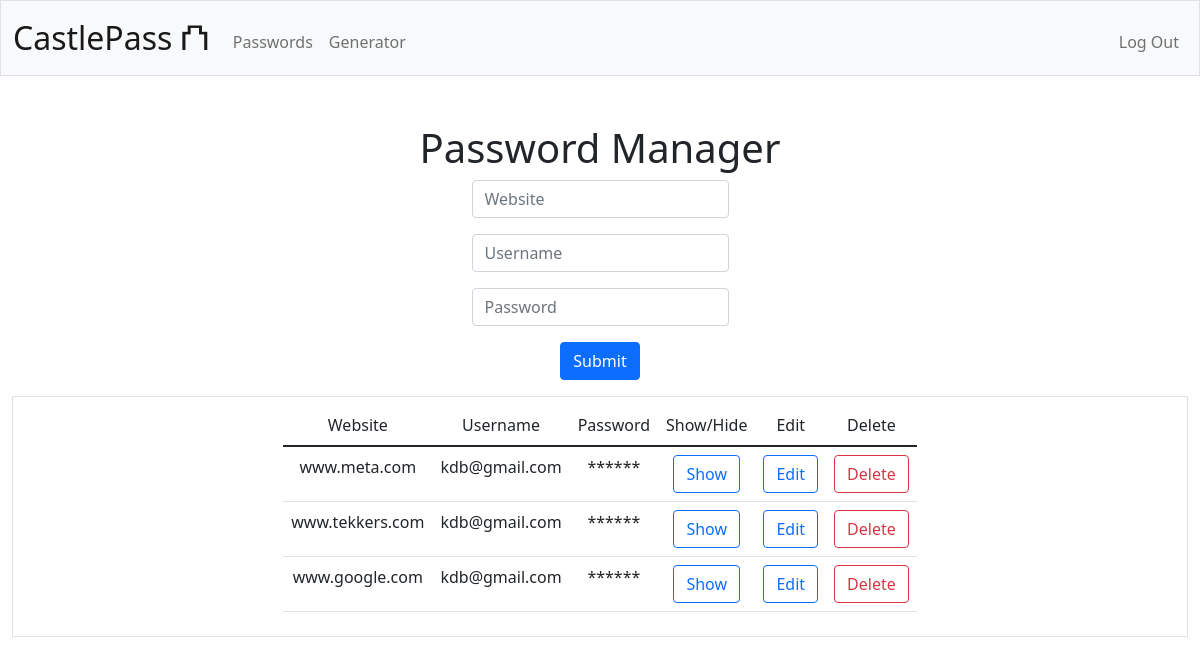
/pass_manager (signed in), run on an earlier commit of the app's database.
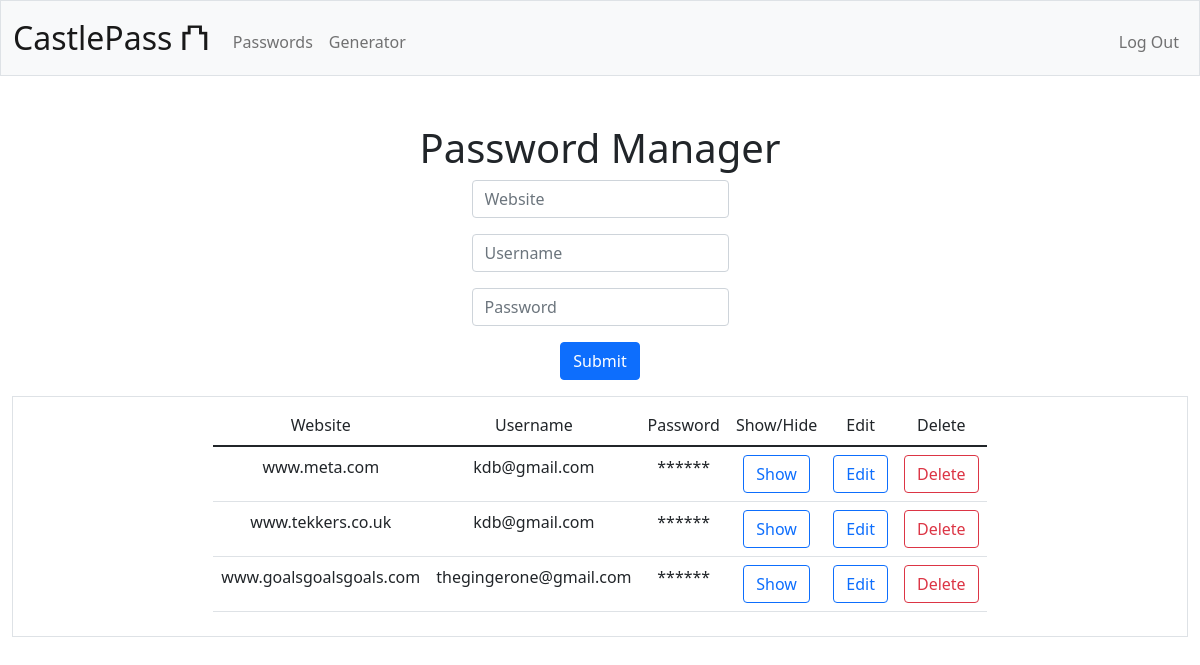
And on a later commit of the database.
### tables this page shows
CREATE TABLE passwords (
id INTEGER PRIMARY KEY AUTOINCREMENT NOT NULL,
user_id INTEGER NOT NULL,
site_address TEXT,
site_username TEXT,
site_password TEXT NOT NULL,
FOREIGN KEY (user_id) REFERENCES users(person_id)
);

### app.py (the view, shortened to what this page needs)
@app.route('/pass_manager', methods=["GET", "POST"])
@login_required
def pass_manager():
    form = PasswordManagerForm()
    user_id = session["user_id"]
    connection = sqlite3.connect('castlepass.db')
    cursor = connection.cursor()
    if not user_id:
        flash(f"Please login to access password manager")
        return redirect("/login")
    elif user_id:
        cursor.execute(
        "SELECT site_address, site_username, site_password, id FROM passwords WHERE user_id = ?",
        (user_id,)
        )
        entries = cursor.fetchall()
    if request.method == "GET":
        return render_template('pass_manager.html', entries=entries, form=form)

### app.py
class PasswordManagerForm(FlaskForm):
    website = StringField('Website', validators=[DataRequired()])
    username = StringField('Username', validators=[DataRequired()])
    password = PasswordField('Password', validators=[DataRequired()])
    submit = SubmitField('Save')

### login_required.py (called while the page is built)
def login_required(f):
    @wraps(f)
    def decorated_function(*args, **kwargs):
        if session.get("user_id") is None:
            return redirect("/login")
        return f(*args, **kwargs)
    return decorated_function

### templates/pass_manager.html (shortened to what this page needs)
{% extends "layout.html" %}
{% block main %}
    <h1>Password Manager</h1>
    <form action="/pass_manager" method="post">
            <div class="mb-3">
                <input autocomplete="off" autofocus class="form-control mx-auto w-auto" id="website" name="website" placeholder="Website" required type="text">
            </div>
            <div class="mb-3">
                <input autocomplete="off" autofocus class="form-control mx-auto w-auto" id="username" name="username" placeholder="Username" required type="text">
            </div>
            <div class="mb-3">
                <input autocomplete="new-password" autofocus class="form-control mx-auto w-auto" id="password" name="password" placeholder="Password" required type="password">
            </div>
            <button class="btn btn-primary" type="submit">Submit</button>
        </form>
    <div class="d-flex align-items-center my-3 justify-content-center mx-auto border p-2">
        {% if session["user_id"] %}
            {% if entries %}
                <div id="password-history" class="table-responsive">
                    <table class="table mx-auto">
                        <thead class="thead-dark">
                            <td scope="column"> Website </td>
                            <td scope="column"> Username </td>
                            <td scope="column"> Password </td>
                            <td scope="column">Show/Hide</td>
                            <td scope="column">Edit</td>
                            <td scope="column">Delete</td>
                        </thead>
                        <tbody>
                            {% for entry in entries %}
                            <tr>
                                <td> {{ entry[0] }} </td>
                                <td> {{ entry[1] }} </td>
                                <td class="user-password">
                                    <span class="hidden-password hidden">******</span>
                                </td>
                                <td><button type="button" class="toggle-visibility btn btn-outline-primary" name="toggle-visibility" onclick="toggleVisibility('{{ loop.index0 }}')">Show</button></td>
                                <td><button type="button" class="edit btn btn-outline-primary" name="edit" onclick="openEditModal('{{ entry[0]}}', '{{ entry[1]}}', '{{ entry[2]}}', '{{ entry[3]}}')">Edit</button></td>
                                <td>
                                    <button type="button" class="delete btn btn-outline-danger" name="delete" data-website="{{ entry[0] }}" onclick="setDeleteValues('{{ entry[0] }}')">Delete</button>
                                </td>
                            </tr>
                            {% endfor %}
                        </tbody>
                    </table>
                </div>
            {% else %}
                <p> No entries found </p>
            {% endif %}
        {% else %}
        <p> Please log in to access the password manager </p>
        {% endif %}
    </div>
{% endblock %}

### templates/layout.html (shortened to what this page needs)
<!DOCTYPE html>
<html lang="en">
    <head>
        <link href="https://cdn.jsdelivr.net/npm/bootstrap@5.1.3/dist/css/bootstrap.min.css" rel="stylesheet">
        <link href="/static/styles.css" rel="stylesheet">
    </head>
    <body>
        <nav class="bg-light border navbar navbar-expand-md navbar-light">
            <div class="container-fluid">
                <a class="navbar-brand" href="/">CastlePass ⛫</a>
                <div class="collapse navbar-collapse" id="navbar">
                    {% if session["user_id"] %}
                        <ul class="navbar-nav me-auto mt-2">
                            <li class="nav-item"><a class="nav-link" href="/pass_manager">Passwords</a></li>
                            <li class="nav-item"><a class="nav-link" href="/pass_generator">Generator</a></li>
                        </ul>
                        <ul class="navbar-nav ms-auto mt-2">
                            <li class="nav-item"><a class="nav-link" href="/logout">Log Out</a></li>
                        </ul>
                    {% else %}
                        <ul class="navbar-nav ms-auto mt-2">
                            <li class="nav-item"><a class="nav-link" href="/register">Register</a></li>
                            <li class="nav-item"><a class="nav-link" href="/login">Log In</a></li>
                        </ul>
                    {% endif %}
                </div>
            </div>
        </nav>
        <main class="container-fluid pt-5 text-center">
            {% block main %}{% endblock %}
        </main>
    </body>
</html>

### static/styles.css (style rules this page uses)
html { margin: 0; padding: 0; width: 100vw; height: 100vh; overflow-x: hidden; }
nav .navbar-brand { font-size: xx-large; }

What changed in the data, as far as the page shows it:
removed passwords: site_address "www.google.com", site_username "kdb@gmail.com"
changed passwords: site_address "www.tekkers.com" → "www.tekkers.co.uk"
added passwords: site_address "www.goalsgoalsgoals.com", site_username "thegingerone@gmail.com"
